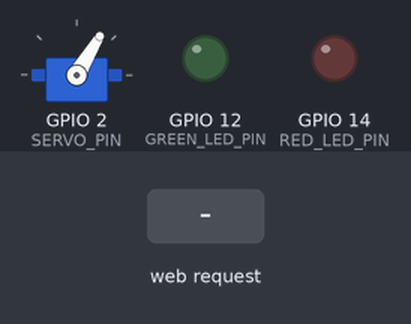
Simulated run of this sketch. Board: ESP8266 (NodeMCU). Parts: servo, output pins drawn as LEDs (lit = HIGH). The test bench sets the inputs (shaded band). WiFi joins after 1.5 s; servers stay silent unless stated; what the sketch prints to the serial monitor is not drawn.

Above: at 3.2 s.
3.3 s: HTTP request GET /red_on received
At 4.5 s:
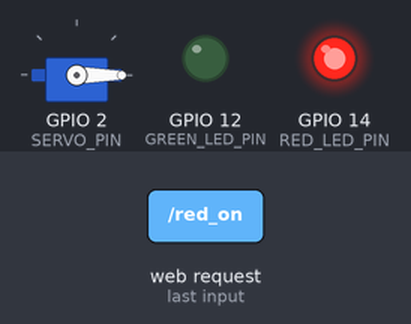
4.8 s: HTTP request GET /green_on received
At 4.95 s:
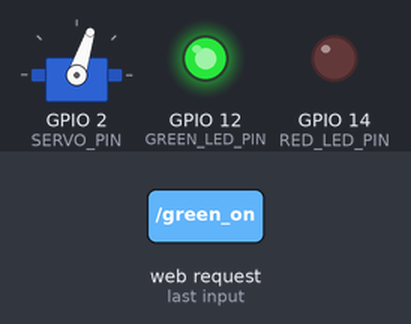
At 6.15 s:
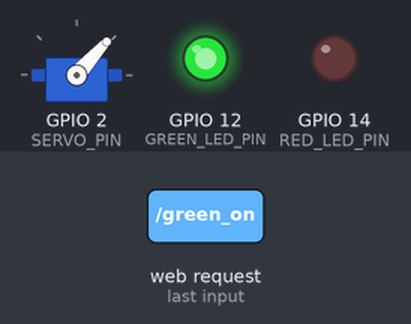
Timing chart, 0 to 13.8 s (numbered marks = the images above; inputs shaded):
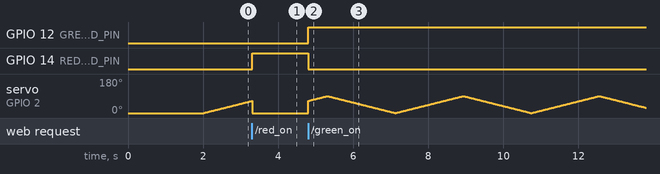

Measured:
- after the input at 3.3 s, GPIO 14 (RED_LED_PIN): LOW → HIGH at once

The sketch:

HandIOT.ino
```cpp
#include <ESP8266WiFi.h>
#include <ESP8266WebServer.h>
#include <Servo.h>  // Include the Servo library

// Define GPIO pins for the LEDs and Servo
#define RED_LED_PIN 14    // D5 corresponds to GPIO14
#define GREEN_LED_PIN 12  // D6 corresponds to GPIO12
#define SERVO_PIN 2       // D4 corresponds to GPIO2

// WiFi credentials
const char* ssid = "Mario 2 4";
const char* password = "06010519";

// Create a web server on port 80
ESP8266WebServer server(80);

// Servo object
Servo myServo;

// Variables to control servo movement
bool motorRunning = true;  // Flag to check if the motor is running
int servoAngle = 0;        // Current angle of the servo
int increment = 1;         // Angle increment (1 degree per iteration)

// Function to handle the green LED ON command
void handleGreenOn() {
  digitalWrite(GREEN_LED_PIN, HIGH);  // Turn on green LED
  digitalWrite(RED_LED_PIN, LOW);     // Turn off red LED
  motorRunning = true;                // Resume the motor movement
  server.send(200, "text/plain", "Green LED ON and Motor Running");
}

// Function to handle the red LED ON command and stop the motor
void handleRedOn() {
  digitalWrite(RED_LED_PIN, HIGH);   // Turn on red LED
  digitalWrite(GREEN_LED_PIN, LOW);  // Turn off green LED
  motorRunning = false;              // Stop the motor
  myServo.write(0);                  // Move servo to 0 degrees (stop position)
  server.send(200, "text/plain", "Red LED ON and Motor Stopped");
}

void setup() {
  // Set up the LED pins as outputs
  pinMode(RED_LED_PIN, OUTPUT);
  pinMode(GREEN_LED_PIN, OUTPUT);

  // Turn off all LEDs initially
  digitalWrite(RED_LED_PIN, LOW);
  digitalWrite(GREEN_LED_PIN, LOW);

  // Set up the servo motor
  myServo.attach(SERVO_PIN);
  myServo.write(0);  // Start with the servo at 0 degrees

  // Start the serial communication
  Serial.begin(115200);

  // Connect to WiFi
  WiFi.begin(ssid, password);
  Serial.print("Connecting to WiFi...");
  while (WiFi.status() != WL_CONNECTED) {
    delay(1000);
    Serial.print(".");
  }
  Serial.println("");
  Serial.println("Connected to WiFi");
  Serial.println(WiFi.localIP());

  // Set up the server routes
  server.on("/green_on", handleGreenOn);
  server.on("/red_on", handleRedOn);

  // Start the server
  server.begin();
  Serial.println("Server started");
}

void loop() {
  // Handle incoming client requests
  server.handleClient();

  // Continuous back-and-forth servo movement when motorRunning is true
  if (motorRunning) {
    myServo.write(servoAngle);  // Move servo to the current angle
    delay(20);                  // Small delay for smooth movement

    // Update the servo angle for continuous movement between 0 and 90 degrees
    servoAngle += increment;
    if (servoAngle >= 90 || servoAngle <= 0) {
      increment = -increment;  // Reverse the direction of movement
    }
  }
}
```
